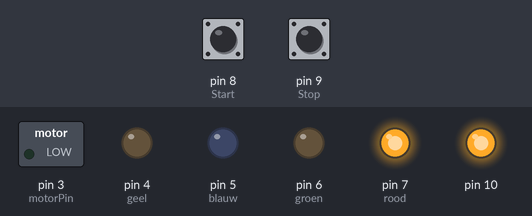
The sketch below on a simulated Arduino Uno, built with avr-gcc and run on an emulated ATmega328P. Shown: switched loads named in the sketch (green lamp = pin HIGH), output pins drawn as LEDs (lit = HIGH). The test bench sets the inputs (shaded band); at power-on: pin 8 (Start) LOW, pin 9 (Stop) LOW.

Above: at 1.2 s.
1.3 s: pin 8 (Start) pulled HIGH for 0.15 s
At 2.5 s:
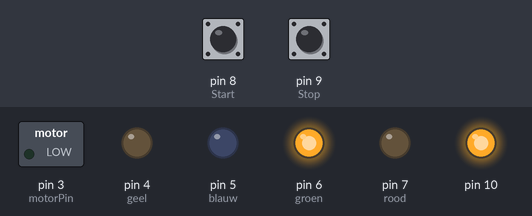
2.9 s: pin 9 (Stop) pulled HIGH for 0.15 s
At 3.9 s:
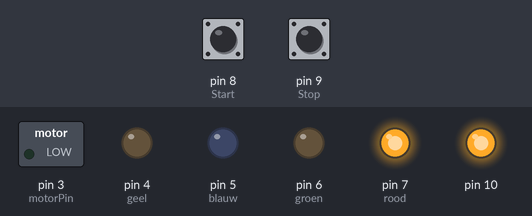
4.5 s: pin 8 (Start) pulled HIGH for 1 s
At 5.1 s:
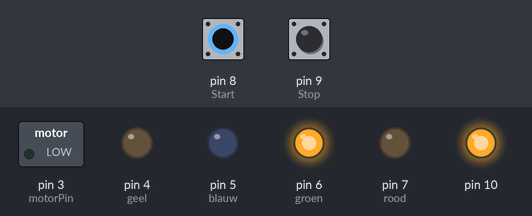
Timing chart, 0 to 7.5 s (numbered marks = the images above; inputs shaded):
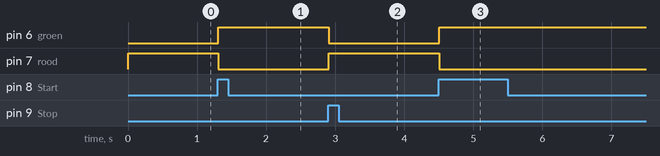

Measured:
- after the input at 1.3 s, pin 6 (groen): LOW → HIGH at once; pin 7 (rood): HIGH → LOW at once
- after the input at 2.9 s, pin 6 (groen): HIGH → LOW at once; pin 7 (rood): LOW → HIGH at once
- after the input at 4.5 s, pin 6 (groen): LOW → HIGH at once; pin 7 (rood): HIGH → LOW at once

The sketch:

Engine_room.ino
```cpp
#include <SPI.h>                              //Library voor  SPI Communicatie
#include <mcp2515.h>                          //Library voor CAN Communicatie

struct can_frame canMsg;                      //Maak de canMsg aan

MCP2515 mcp2515(10);                          //CS zit op pin 10

int rood = 7;                                 //rode led op pin 7
int groen = 6;                                //groene led op pin 6
int blauw = 5;                                //blauwe led op pin 5
int geel = 4;                                 //gele led op pin 4

int Start = 8;                                //Start button op pin 8
int Stop = 9;                                 //Stop button op pin 9
int START = 0;                                //variabele start signaal
int STOP = 0;                                 //variabele stop signaal
int state = 0;                                //State 1:running 0:stopped
int mode = 0;                                 //mode wordt ontvangen vanuit de ECR 1:ECR control 2:BRIDGE control
int motorPin = 3;                             //base van motor transistor

int i = 0;                                    //Teller voor control cycle
int controlcycle = 200;                       //Control cycle lengte

float throttleBridge = 0;                     //Ontvangen throttle signaal van de brug
float throttleECR = 0;                        //Ontvangen throttle signaal van de ECR
float throttle = 0;                           //Throttle setting

bool hasSent = false;                         //maak hasSent intial = false


void setup() {
  Serial.begin(9600);
  SPI.begin();                                //Begin SPI communicatie

  mcp2515.reset();
  mcp2515.setBitrate(CAN_500KBPS, MCP_8MHZ);  //Sets CAN at speed 500KBPS and Clock 8MHz
  mcp2515.setNormalMode();                    //Sets CAN at normal mode

  pinMode(Start, INPUT);                      //Start button is een input
  pinMode(Stop, INPUT);                       //Stop button is een input

  pinMode(rood, OUTPUT);                      //rood is een output (led)
  pinMode(groen, OUTPUT);                     //groen is een output (led)
  pinMode(blauw, OUTPUT);                     //blauw is een output (led)
  pinMode(geel, OUTPUT);                      //geel is een output (led)

  digitalWrite(rood, LOW);                    //Start met rode led uit
  digitalWrite(groen, LOW);                   //Start met groene led uit
  digitalWrite(blauw, LOW);                   //Start met blauwe led uit
  digitalWrite(geel, LOW);                    //Start met gele led uit

  canMsg.can_id  = 1;                         //ID = 1 (state signaal)
  canMsg.can_dlc = 1;                         //CAN data length is 1 byte
  canMsg.data[0] = state;                     //Update state value in [0] is nu nog 0!

  mcp2515.sendMessage(&canMsg);               //Zend de intitial state

}

void loop() {
/*Verander state*/
  START = digitalRead(Start);                 //Geef de variabele START de waarde van de knop
  STOP = digitalRead(Stop);                   //Geef de variabele STOP de waarde van de knop

  if(START == 1 && STOP != 1){                //Start knop ingedrukt en stop knop niet ..
    state = 1;                                //... de state wordt 1(running)
  }else if(STOP == 1){                        //Stop knop wordt ingedrukt ...
    state = 0;                                //... de state wordt 0(stopped)
  }
  if(state == 1){                             //Wanneer de state 1(running) is ...
    digitalWrite(groen, HIGH);                //... laat alleen de groene led branden
    digitalWrite(rood, LOW);
  }else if(state == 0){                       //Wanneer de state 0(stopped) is ...
      digitalWrite(groen, LOW);               //... laat alleen de rode led branden
      digitalWrite(rood, HIGH);
    }

/*Zend de state*/
  if(state == HIGH){                          //Wanneer de state HIGH(running) is ...
    if(hasSent == false){                     //... en dit nog niet is verzonden:
      canMsg.can_id  = 1;                     //ID = 1 (state signaal)
      canMsg.can_dlc = 1;                     //CAN data length is 1 byte
      canMsg.data[0] = state;                 //Update state value in [0]

      mcp2515.sendMessage(&canMsg);           //Sends the CAN message

      hasSent = true;                         //Frame is verzonden
    }
  }
  if(state == LOW){                           //Wanneer de state LOW(stopped) is ...
    if(hasSent == true){                      //... en dit nog niet is verzonden:
      canMsg.can_id  = 1;                     //ID = 1 (state signaal)
      canMsg.can_dlc = 1;                     //CAN data length is 1 byte
      canMsg.data[0] = state;                 //Update state value in [0]

      mcp2515.sendMessage(&canMsg);           //Sends the CAN message

      hasSent = false;                        //Frame is verzonden
    }
  }

/*Ontvang en order can dataframes*/
  if (mcp2515.readMessage(&canMsg) == MCP2515::ERROR_OK){ // To receive data (Poll Read)
    if(canMsg.can_id == 2){                   //Wanneer het een bericht betreffende de mode is
      mode = canMsg.data[0];                  //Schrijf de waarde naar de mode variabele
      if(mode == 1){                          //Wanneer de mode 1(ECR) is:
        digitalWrite(blauw, LOW);
        digitalWrite(geel, HIGH);             //Laat alleen de gele led branden
      }else if(mode == 0){                    //Wanneer de mode 0(BRIDGE0 is:
        digitalWrite(geel, LOW);
        digitalWrite(blauw, HIGH);            //Laat alleen de blauwe led branden
      }
    }else if(canMsg.can_id == 3){             //Wanneer het een bericht betreffende de ECR throttle setting is
      throttleECR = canMsg.data[0];           //Schrijf de waarde naar throttleECR
    }else if(canMsg.can_id == 4){             //Wanneer het een bericht betreffende de BRIDGE throttle setting is
      throttleBridge = canMsg.data[0];        //Schrijf de waarde naar throttleBridge
    }
  }

/*Stuur de motor aan vanuit het juiste signaal*/
  if(mode == 1){                              //Wanneer de mode 1(ECR) is
    throttle = throttleECR;                   //laat throttleECR de throttle waarde bepalen
  }else if(mode == 0){                        //Wanneer de mode 0(BRIDGE0 is
    throttle = throttleBridge;                //laat throttleBridge de throttle waarde bepalen
  }
  if(state == HIGH){                          //Wanneer de state HIGH(running) is
    analogWrite(motorPin, throttle);          //Laat de motor draaien volgens de throttle waarde
  }else if(state == LOW){
    analogWrite(motorPin, LOW);               //Anders is de motor gestopt
  }

/*Control cycle*/
  i = i + 1;                                  //tel door
  if(i >= controlcycle){                      //Wanneer de control cycle is doorlopen: ...
    canMsg.can_id  = 5;                       //ID = 5 (ER oke)
    canMsg.can_dlc = 1;                       //CAN data length is 1 byte
    canMsg.data[0] = 1;                       //Oke in [0]

    mcp2515.sendMessage(&canMsg);             //Sends the CAN message
    i = 0;
  }

  delay(5);                                   //Kleine delay voor de stabiliteit van het programma
}
```
